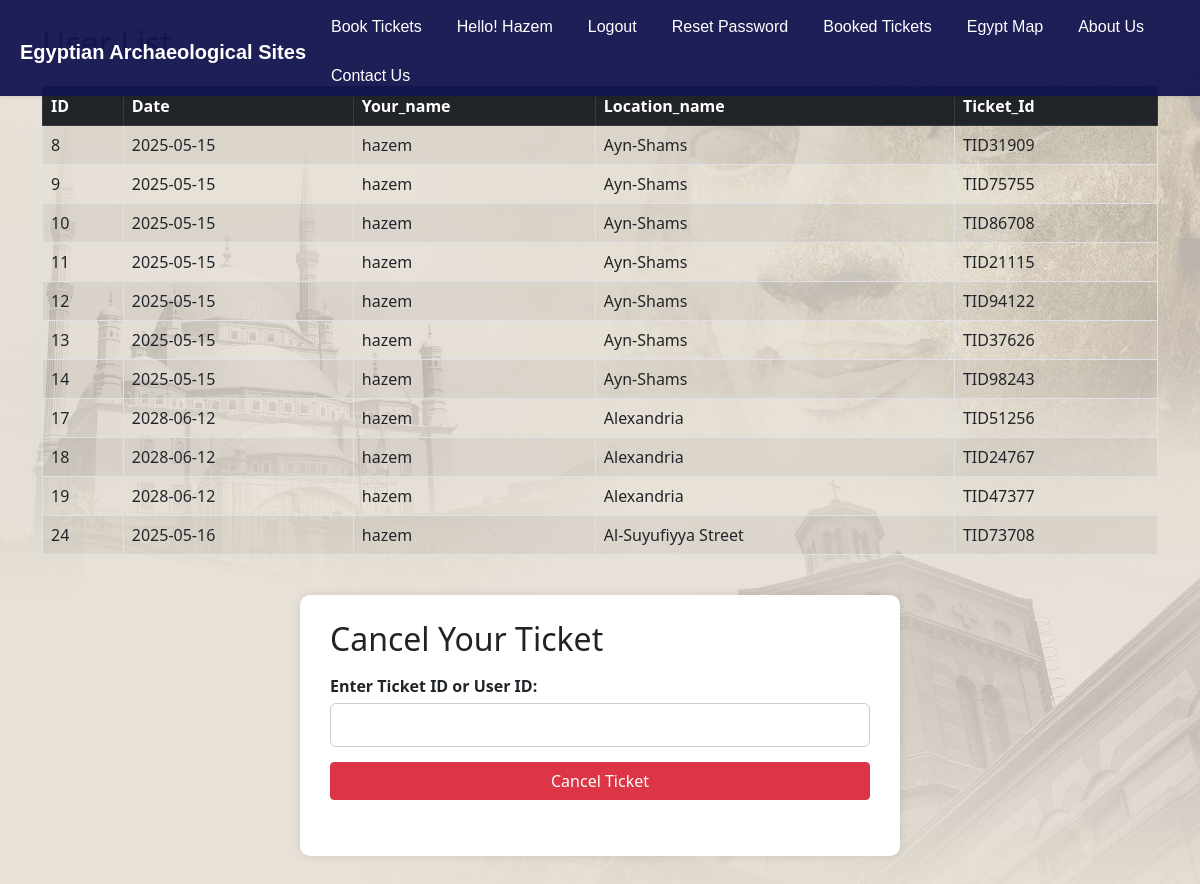
Screenshot of /booked.php (signed in) with the database file from the repository.
### tables this page shows
CREATE TABLE `tickets` (
  `ID` int NOT NULL AUTO_INCREMENT,
  `Date` date NOT NULL,
  `user_id` int NOT NULL,
  `location_id` int NOT NULL,
  `ticketid` varchar(255) DEFAULT NULL,
  `quantity` int DEFAULT NULL,
  PRIMARY KEY (`ID`),
  KEY `user_id` (`user_id`),
  KEY `tickets_ibfk_1` (`location_id`),
  CONSTRAINT `tickets_ibfk_1` FOREIGN KEY (`location_id`) REFERENCES `locations` (`location_id`)
);

CREATE TABLE `users` (
  `first_name` varchar(100) NOT NULL,
  `last_name` varchar(100) NOT NULL,
  `email` varchar(50) NOT NULL,
  `password` varchar(255) NOT NULL,
  `ID` bigint NOT NULL,
  `rule` tinyint(1) NOT NULL DEFAULT '0',
  PRIMARY KEY (`ID`)
);

CREATE TABLE `locations` (
  `location_id` int NOT NULL AUTO_INCREMENT,
  `location_name` varchar(50) NOT NULL,
  PRIMARY KEY (`location_id`)
);

### Database/conn.php (called while the page is built)
<?php
require_once 'crud.php';
    $host = 'localhost';
    $db = 'arch-egypt';
    $user = 'root';
    $pass = 'root';
    $charset = 'utf8';
    $dsn = "mysql:host=$host;dbname=$db;charset=$charset";
    try {
        $pdo = new PDO($dsn, $user, $pass);
    } catch (PDOException $th) {
        throw new PDOException($th->getMessage(), (int)$th->getCode());
    }
    $crud = new crud($pdo);
?>

### Database/crud.php (called while the page is built, shortened)
<?php
class crud
{
    private $db;
    function __construct($conn)
    {
        $this->db = $conn;
    }
    public function getticketbyuserid($id)
    {
        $sql = " SELECT
            t.ID, t.Date, t.ticketid, u.first_name, l.location_name FROM tickets t
        JOIN users u ON t.user_id = u.id
        JOIN locations l ON t.location_id = l.location_id
        WHERE t.user_id = :id";
        $stmt = $this->db->prepare($sql);
        $stmt->bindParam(':id', $id);
        $stmt->execute();
        return $stmt;
    }
}

### booked.php (the view, shortened to what this page needs)
<link href="https://cdn.jsdelivr.net/npm/bootstrap@5.0.2/dist/css/bootstrap.min.css" rel="stylesheet">
<?php
require_once 'Database/conn.php';
require_once 'include/header.php';
$id = $_SESSION['id'];
?>
<div class="container mt-4">
    <h2 class="mb-4">User List</h2>
    <table class="table table-bordered table-striped">
        <thead class="table-dark">
            <tr>
                <th>ID</th>
                <th>Date</th>
                <th>Your_name</th>
                <th>Location_name</th>
                <th>Ticket_Id</th>
            </tr>
        </thead>
        <tbody>
            <?php
         $stmt = $crud->getticketbyuserid($id);
            if ($stmt) {
                while ($row = $stmt->fetch(PDO::FETCH_ASSOC)): ?>
                    <tr>
                        <td><?= htmlspecialchars($row['ID']) ?></td>
                        <td><?= htmlspecialchars($row['Date']) ?></td>
                        <td><?= htmlspecialchars($row['first_name']) ?></td>
                        <td><?= htmlspecialchars($row['location_name']) ?></td>
                        <td><?= htmlspecialchars($row['ticketid']) ?></td>
                    </tr>
            <?php endwhile;
            } else {
                echo "Error retrieving users.";
            }
            ?>
        </tbody>
    </table>
<div class="cancel-section" style="margin-top: 40px;">
    <h2>Cancel Your Ticket</h2>
    <form method="post" action="<?php echo htmlentities($_SERVER['PHP_SELF']); ?>">
        <label for="cancelId">Enter Ticket ID or User ID:</label>
        <input type="text" id="cancelId" name="cancel" required>
        <input type="submit" value="Cancel Ticket" class="btn btn-danger">
    </form>
    </div>

### include/header.php (shortened to what this page needs)
<!DOCTYPE html>
<html lang="en">
<head>
</head>
<body>
    <div class="navbar">
        <div>
            <a href="home.php" class="navtitle">Egyptian Archaeological Sites</a>
        </div>
        <div class="nav-links">
            <a href="ticket.php" title="Book Tickets" target="_blank" id="ticket">Book Tickets</a>
            <?php if (!isset($_SESSION['email'])) { ?>
                <a href="login.php" title="Login" target="_blank" id="login">Login</a>
            <?php } else { ?>
                <span>Hello! <?php echo ucfirst($_SESSION['fname']); ?></span>
                <a href="logout.php" title="Logout" target="_blank" id="logout">Logout</a>
                <a href="reset_pass.php" title="Reset Password" target="_blank" id="reset_pass">Reset Password</a>
                <a href="booked.php" title="Booked Tickets" target="_blank" id="bookedtickets">Booked Tickets</a>
            <?php } ?>
            <a href="egypt_map.php" title="Egypt Map" target="_blank" id="map">Egypt Map</a>
            <a href="about_us.php" title="About Us" target="_blank" id="about">About Us</a>
            <a href="contact_us.php" title="Contact Us" target="_blank" id="contact">Contact Us</a>
        </div>
    </div>
</body>
</html>

### include/header.php (style rules this page uses)
.navbar { position: fixed; top: 0; width: 100%; height: 12vh; background-color: rgba(19, 21, 80, 0.95); box-shadow: 0 1px 4px rgba(0, 0, 0, 0.1); z-index: 1000; padding: 10px 20px; display: flex; flex-wrap: wrap; align-items: center; }
.navtitle { font-size: 20px; font-weight: 600; color: #ffffff; font-family: Arial, sans-serif; text-decoration: none; margin-right: 15px; }
.nav-links { display: flex; flex-wrap: wrap; justify-content: flex-start; gap: 15px; flex: 1; }
.nav-links a, .nav-links span { font-size: 16px; color: #ffffff; text-decoration: none; font-family: Arial, sans-serif; padding: 5px 10px; white-space: nowrap; }

### booked.php (style rules this page uses)
body { background-image: url('background.jpg'); background-size: cover; background-position: center; background-repeat: no-repeat; background-attachment: fixed; margin: 0; padding: 0; min-height: 100vh; padding-bottom: 60px; }
.reservation-section, .cancel-section, .ticket-display { max-width: 600px; margin: 50px auto; background-color: #ffffff; padding: 25px 30px; border-radius: 10px; box-shadow: 0 0 10px rgba(0, 0, 0, 0.1); }
h2, h3 { margin-bottom: 15px; color: #222; }
form label { display: block; margin-bottom: 5px; font-weight: 600; }
form input, form select { width: 100%; padding: 10px; margin-bottom: 15px; border-radius: 6px; border: 1px solid #ccc; font-size: 15px; }

### rows the page displays
tickets: ID "8", Date "2025-05-15", user.first_name "hazem", location.location_name "Ayn-Shams", ticketid "TID31909"
tickets: ID "9", Date "2025-05-15", user.first_name "hazem", location.location_name "Ayn-Shams", ticketid "TID75755"
tickets: ID "10", Date "2025-05-15", user.first_name "hazem", location.location_name "Ayn-Shams", ticketid "TID86708"
tickets: ID "11", Date "2025-05-15", user.first_name "hazem", location.location_name "Ayn-Shams", ticketid "TID21115"
tickets: ID "12", Date "2025-05-15", user.first_name "hazem", location.location_name "Ayn-Shams", ticketid "TID94122"
tickets: ID "13", Date "2025-05-15", user.first_name "hazem", location.location_name "Ayn-Shams", ticketid "TID37626"
tickets: ID "14", Date "2025-05-15", user.first_name "hazem", location.location_name "Ayn-Shams", ticketid "TID98243"
tickets: ID "17", Date "2028-06-12", user.first_name "hazem", location.location_name "Alexandria", ticketid "TID51256"
tickets: ID "18", Date "2028-06-12", user.first_name "hazem", location.location_name "Alexandria", ticketid "TID24767"
tickets: ID "19", Date "2028-06-12", user.first_name "hazem", location.location_name "Alexandria", ticketid "TID47377"
tickets: ID "24", Date "2025-05-16", user.first_name "hazem", location.location_name "Al-Suyufiyya Street", ticketid "TID73708"

### other values shown
$_SESSION['fname'] "Hazem"
